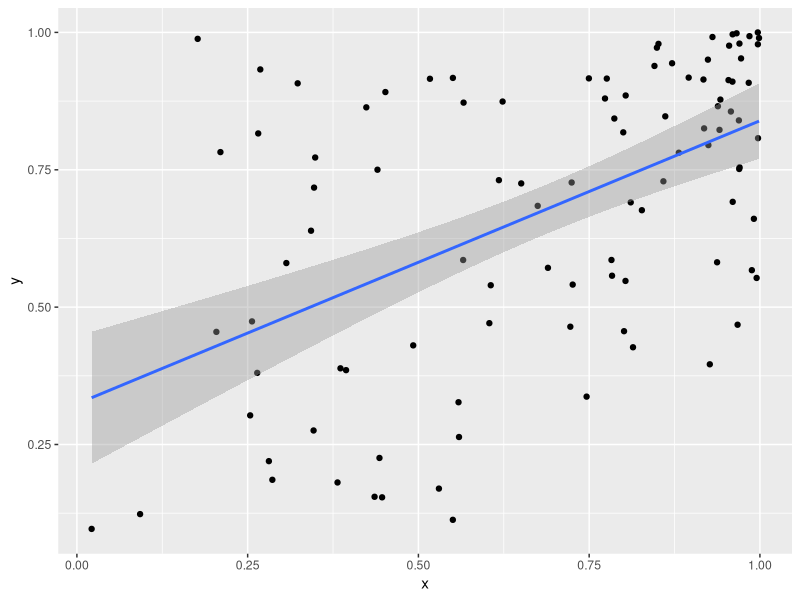
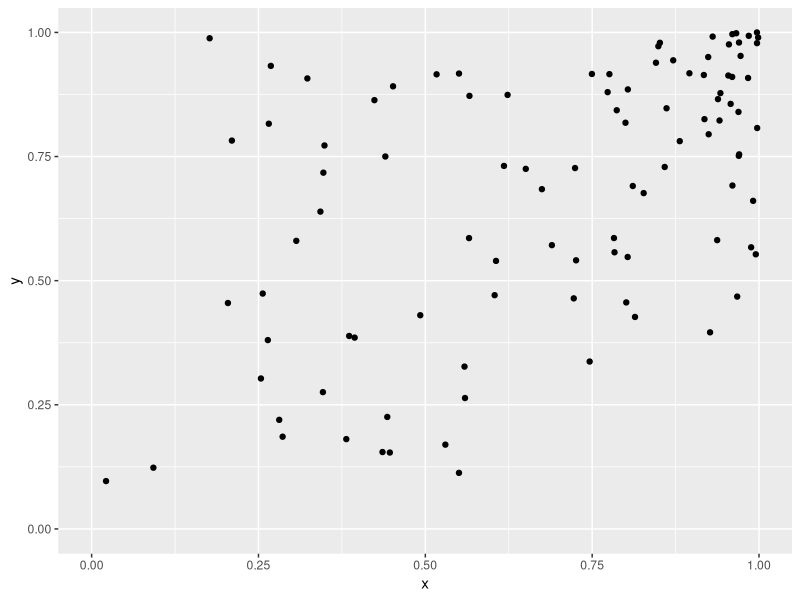
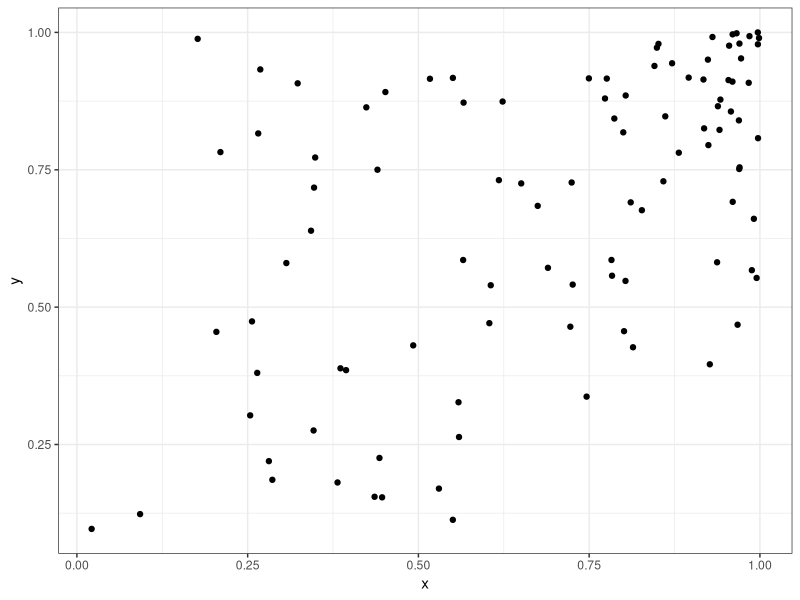
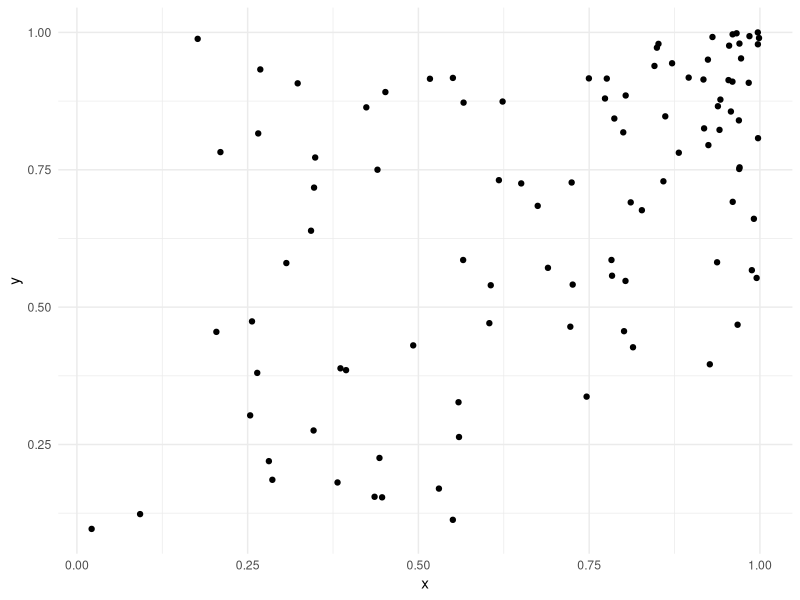
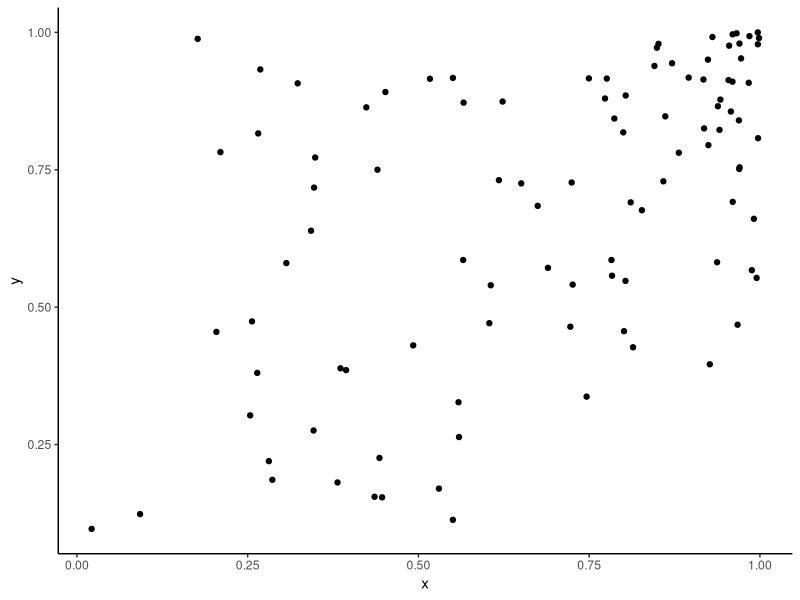
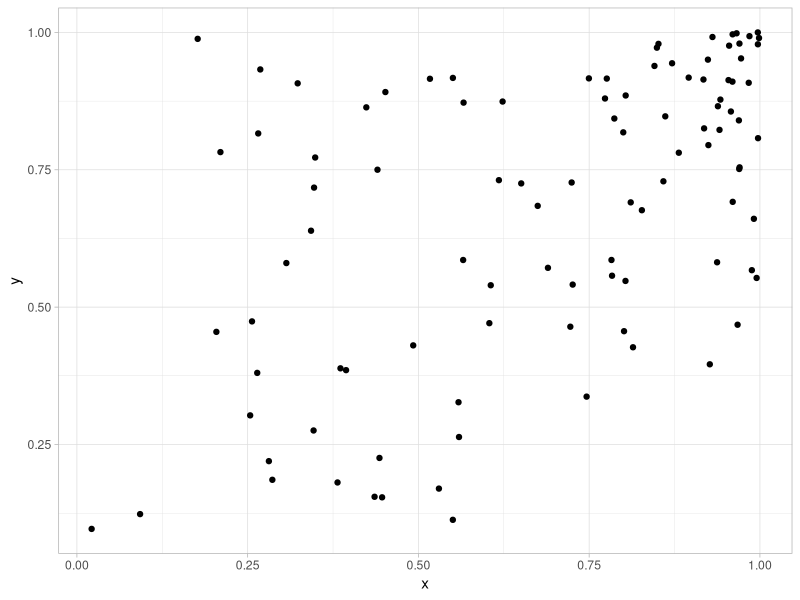

R code for these plots, in order:
# Correlation graphs for survey
library(MASS)
library(plyr)
library(dplyr)
library(ggplot2)

s = 0.5
n = 100
corrmat = matrix(c(1, s, s, 1), 2)
mat_draws <- matrix(mvrnorm(n, mu = c(0.5, 0.5), Sigma = corrmat), ncol = 2) 
df_draws <- mat_draws %>% as.data.frame %>% tbl_df %>% mutate(x = pnorm(V1), y = pnorm(V2))
cor(df_draws$V1, df_draws$V2)
cor(df_draws$x, df_draws$y)
corrplot <- df_draws %>% ggplot(aes(x, y)) + geom_point() 
corrplot + geom_smooth(method = "lm", formula = y ~ x)
# zoom in 
corrplot + coord_cartesian(xlim = c(0, 1), ylim = c(0, 1))

# experiment with different themes
corrplot + theme_bw()
corrplot + theme_minimal()
corrplot + theme_classic()
corrplot + theme_light()
